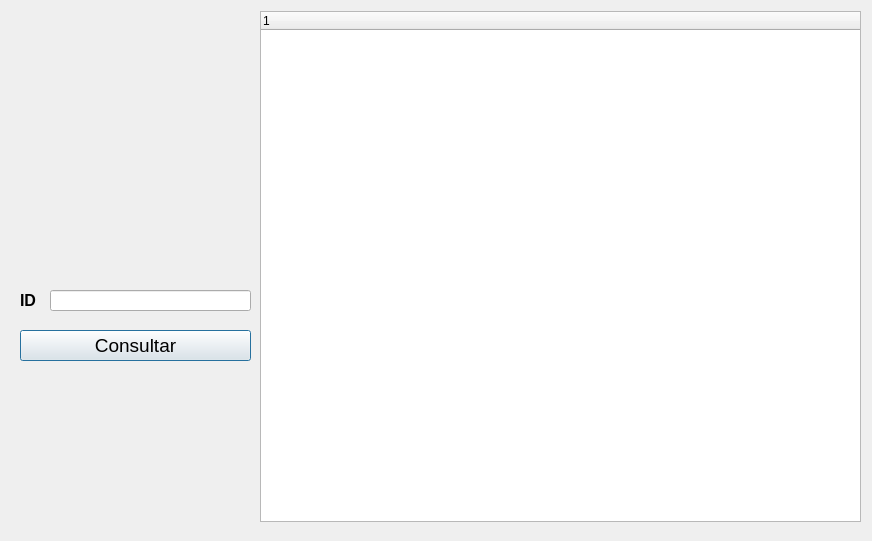
<?xml version="1.0" encoding="UTF-8"?>
<ui version="4.0">
 <class>DialogConsultaFamilia</class>
 <widget class="QDialog" name="DialogConsultaFamilia">
  <property name="geometry">
   <rect>
    <x>0</x>
    <y>0</y>
    <width>872</width>
    <height>541</height>
   </rect>
  </property>
  <property name="windowTitle">
   <string>Dialog</string>
  </property>
  <widget class="QLineEdit" name="input">
   <property name="geometry">
    <rect>
     <x>50</x>
     <y>290</y>
     <width>201</width>
     <height>21</height>
    </rect>
   </property>
  </widget>
  <widget class="QLabel" name="label">
   <property name="geometry">
    <rect>
     <x>20</x>
     <y>290</y>
     <width>31</width>
     <height>21</height>
    </rect>
   </property>
   <property name="font">
    <font>
     <pointsize>12</pointsize>
     <weight>75</weight>
     <bold>true</bold>
    </font>
   </property>
   <property name="text">
    <string>ID</string>
   </property>
  </widget>
  <widget class="QPushButton" name="consultar_button">
   <property name="geometry">
    <rect>
     <x>20</x>
     <y>330</y>
     <width>231</width>
     <height>31</height>
    </rect>
   </property>
   <property name="font">
    <font>
     <pointsize>14</pointsize>
    </font>
   </property>
   <property name="text">
    <string>Consultar</string>
   </property>
  </widget>
  <widget class="QTreeWidget" name="treeWidget">
   <property name="geometry">
    <rect>
     <x>260</x>
     <y>11</y>
     <width>601</width>
     <height>511</height>
    </rect>
   </property>
   <column>
    <property name="text">
     <string notr="true">1</string>
    </property>
   </column>
  </widget>
 </widget>
 <resources/>
 <connections/>
</ui>
